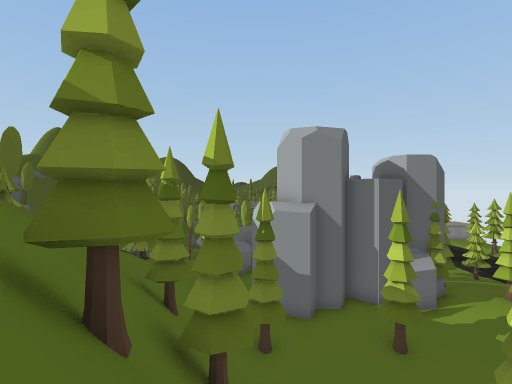
[1] (above)

23 first-person views from a walk through a Unity game level. The camera is 1.2 m above the floor, looks level and sees 80° across. Doors are open. The floor is counted in squares, 2 m on a side. Each view is taken from the middle of a square. On the plan, view 1 faces up. The plan holds only what a view shows up to about 9 squares ahead; the rest is blank. The place goes on beyond the plan. The player character is not drawn. Some animated figures are left out.

[2]
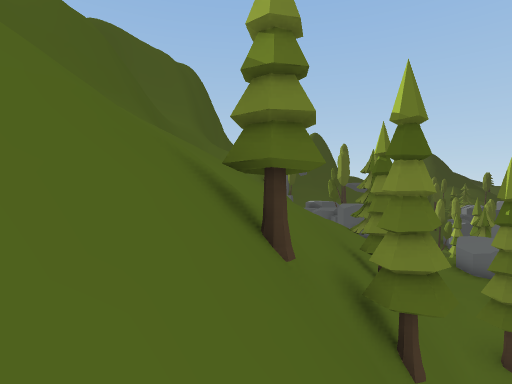

[3]
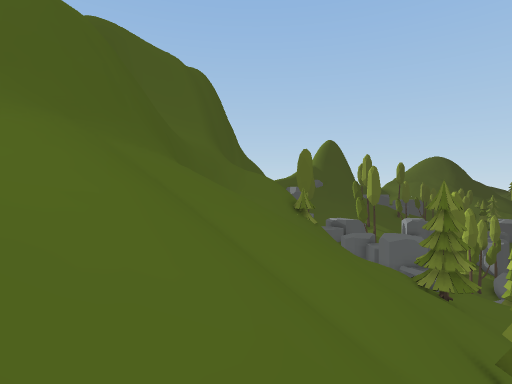

[4]
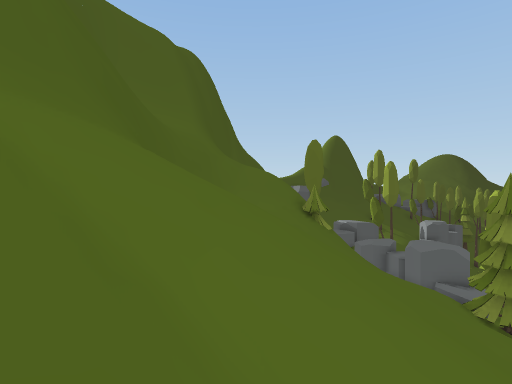

[5]
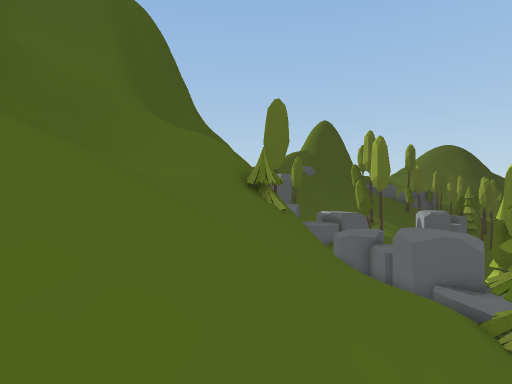

[6]
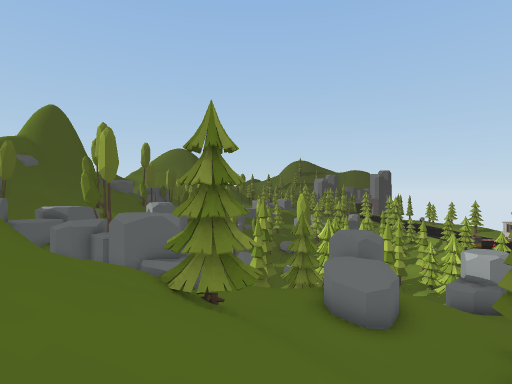

[7]
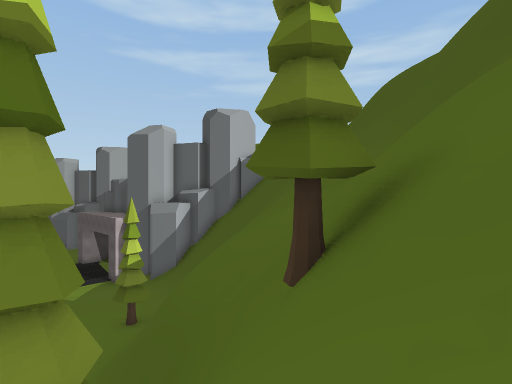

[8]
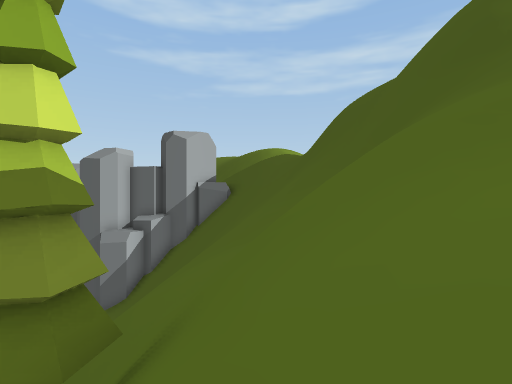

[9]
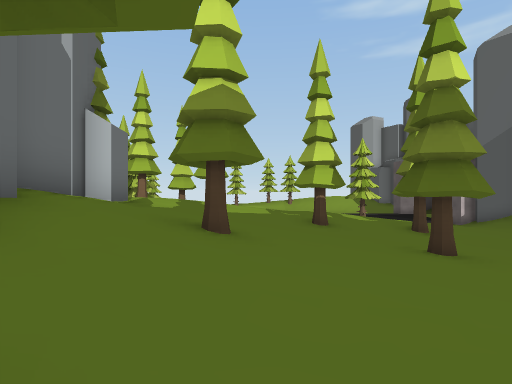

[10]
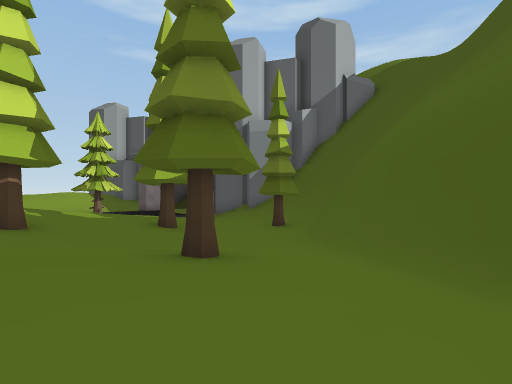

[11]
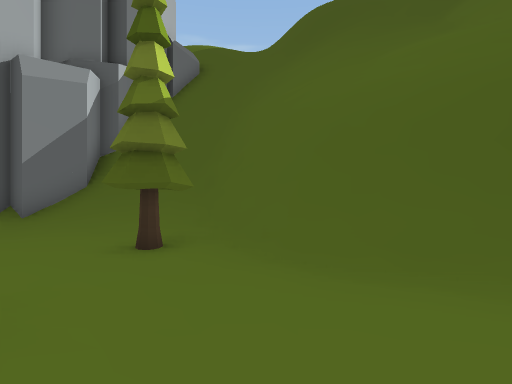

[12]
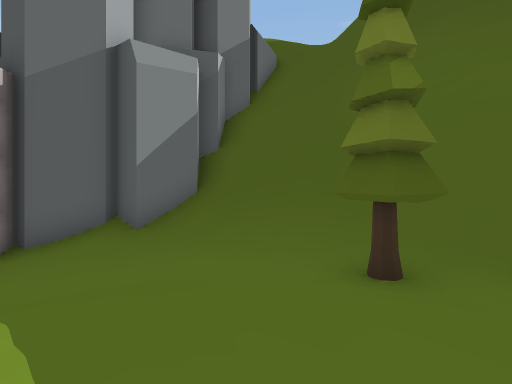

[13]
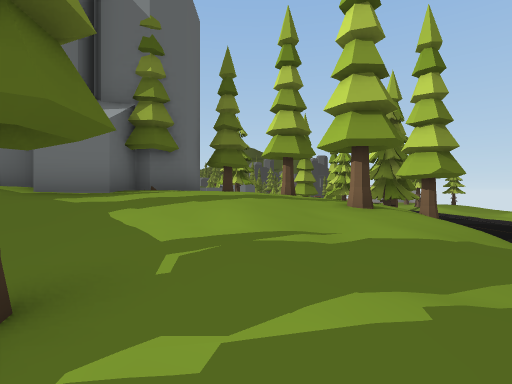

[14]
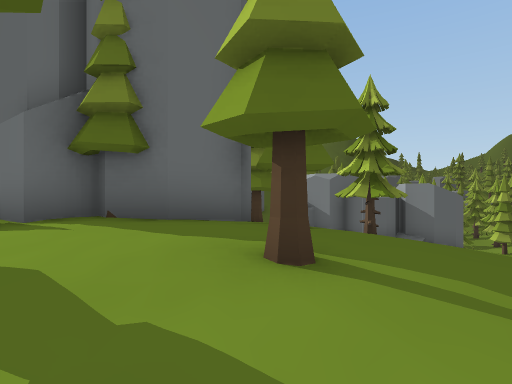

[15]
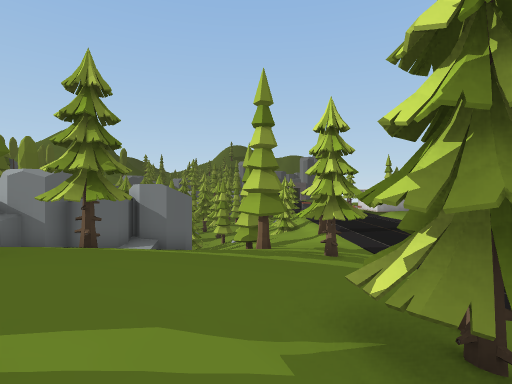

[16]
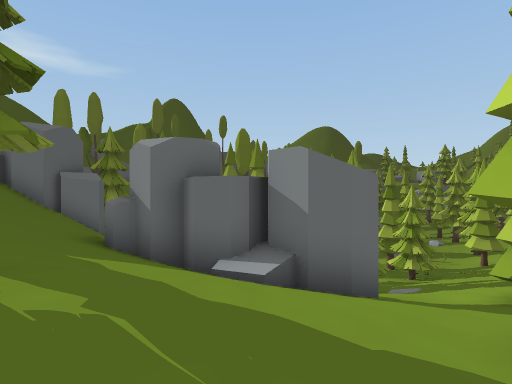

[17]
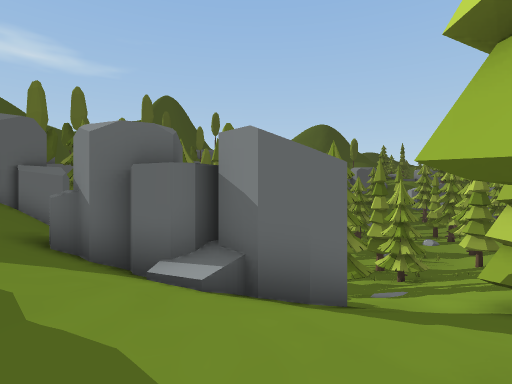

[18]
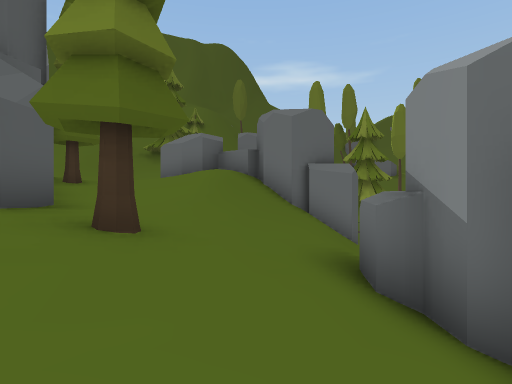

[19]
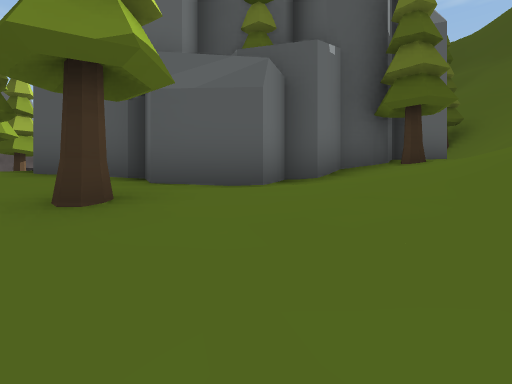

[20]
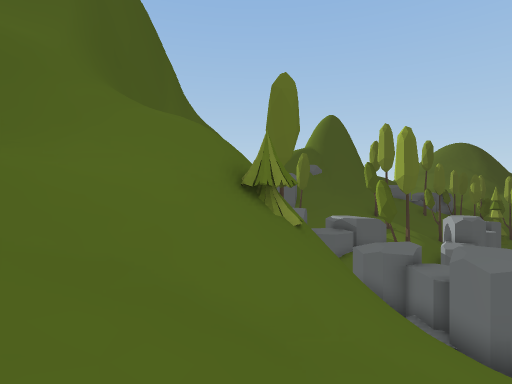

[21]
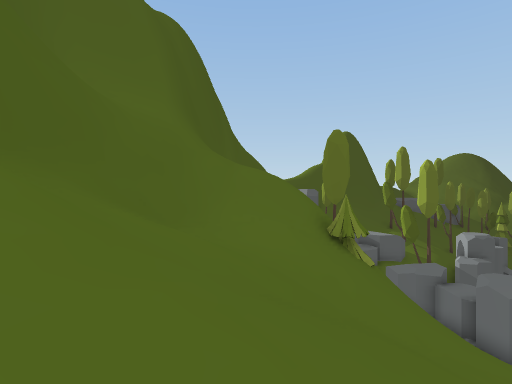

[22]
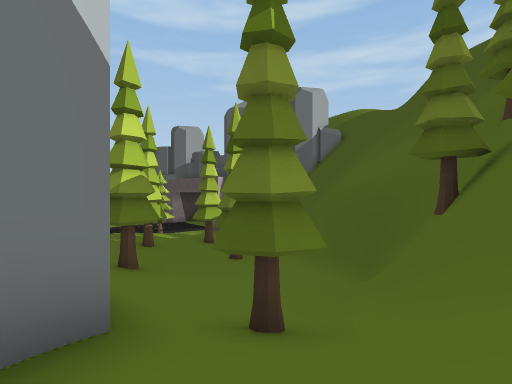

[23]
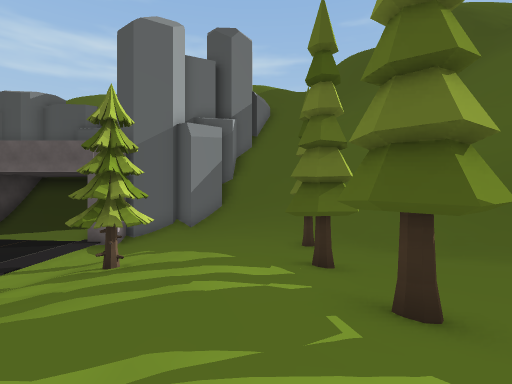

### Floor plan
Key: @ floor where view 1 was taken; # wall or solid block; . main floor; : floor 0.75 m higher than the main floor; - floor 0.75 m lower than the main floor; + floor 1.5 m higher than the main floor; _ floor 1.5 m lower than the main floor; * floor 2.5 m higher than the main floor; < floor 3.25 m lower than the main floor; ( floor 4 m lower than the main floor; ! floor 4.75 m lower than the main floor; % floor 9.5 m higher than the main floor; / step, stairs or slope; = window, fence, low wall or low ledge; ^ raised ledge; v drop or lower ground; T tree.
Columns run from 17 left of view 1 to 12 right of it. Each row starts with its distance up from view 1.
 27                         TT(/
 26                         !!(/
 25                         !///
 24                         T///
 23                         T/<<T
 22                          /</T
 21                           #/_
 20                         ###___
 19        #         #///####/__--
 18        ###       #/////-----TT
 17         *# ^    ##///........T
 16          ##^++++#+///.T..TT...
 15        =   //++##++:..T..T....
 14     //T/// TT/+++++::####:::..
 13    ///T/////TT/+++T+## ##T::.T
 12 ##//////////////++#### #T+TT:T
 11 #=//=///////////+## ####++:::T
 10 #///=/%///////////# ++:::::T:/
  9 ////##%//////////T..:T:.::::./
  8    /v#/////////T//.........../
  7    =v##////////T=/.......T...
  6       ##////////#/--.....T....
  5     vv #////////T#/--.T--.....
  4      vv##///////T##------T..TT
  3      /vv#///////Tv###------.--
  2        v##//////Tv/v###-------
  1         v#///////////v##-----_
  0              ////@////v#/T--__
 -1              ///  /////#///-__
 -2              /// //////##///#/
 -3               /  //////v#///##
 -4               /  //////////##
 -5               //##/////////#

Positions as (right, up) in squares from view 1, and headings:
1: (0, 0), facing up
2: (1, 0), facing up-left
3: (-2, 1), facing up-left
4: (-4, 3), facing up-left
5: (-5, 7), facing up-left
6: (-4, 7), facing up
7: (-3, 5), facing down-right
8: (-4, 3), facing down-right
9: (0, 8), facing right
10: (2, 7), facing down-right
11: (6, 5), facing down
12: (9, 4), facing down
13: (9, 5), facing up
14: (11, 10), facing up-left
15: (11, 11), facing up
16: (11, 16), facing up-left
17: (11, 17), facing up-left
18: (8, 17), facing left
19: (4, 18), facing down
20: (-7, 9), facing up-left
21: (-7, 6), facing up-left
22: (-2, 11), facing down-right
23: (9, 9), facing down
